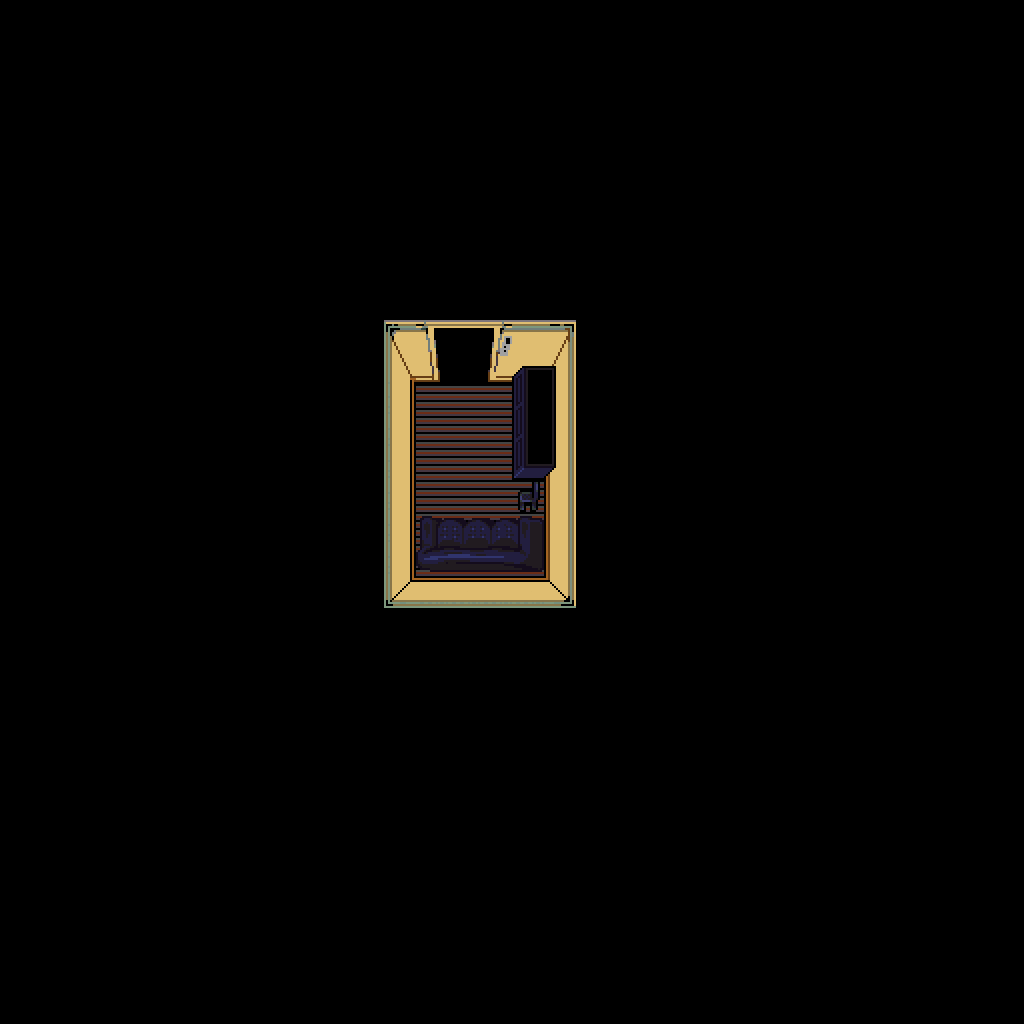

This is a level from a 2D game, rendered from its Tiled map with the project's own tilesets. A one-line summary and the complete map file follow:
An orthogonal 32x32 tile map with 32x32 px tiles, 2 tile layers (tiles, th), 2 tilesets and 8 objects (map3, sofa).

<map version="1.10" tiledversion="1.11.2" orientation="orthogonal" renderorder="left-up" width="32" height="32" tilewidth="32" tileheight="32" infinite="0" nextlayerid="6" nextobjectid="21">
 <tileset firstgid="1" source="Appartment_B.tsx" />
 <tileset firstgid="257" source="Appart.tsx" />
 <layer id="1" name="tiles" width="32" height="32">
  <data encoding="csv">
0,0,0,0,0,0,0,0,0,0,0,0,0,0,0,0,0,0,0,0,0,0,0,0,0,0,0,0,0,0,0,0,
0,0,0,0,0,0,0,0,0,0,0,0,0,0,0,0,0,0,0,0,0,0,0,0,0,0,0,0,0,0,0,0,
0,0,0,0,0,0,0,0,0,0,0,0,0,0,0,0,0,0,0,0,0,0,0,0,0,0,0,0,0,0,0,0,
0,0,0,0,0,0,0,0,0,0,0,0,0,0,0,0,0,0,0,0,0,0,0,0,0,0,0,0,0,0,0,0,
0,0,0,0,0,0,0,0,0,0,0,0,0,0,0,0,0,0,0,0,0,0,0,0,0,0,0,0,0,0,0,0,
0,0,0,0,0,0,0,0,0,0,0,0,0,0,0,0,0,0,0,0,0,0,0,0,0,0,0,0,0,0,0,0,
0,0,0,0,0,0,0,0,0,0,0,0,0,0,0,0,0,0,0,0,0,0,0,0,0,0,0,0,0,0,0,0,
0,0,0,0,0,0,0,0,0,0,0,0,0,0,0,0,0,0,0,0,0,0,0,0,0,0,0,0,0,0,0,0,
0,0,0,0,0,0,0,0,0,0,0,0,0,0,0,0,0,0,0,0,0,0,0,0,0,0,0,0,0,0,0,0,
0,0,0,0,0,0,0,0,0,0,0,0,0,0,0,0,0,0,0,0,0,0,0,0,0,0,0,0,0,0,0,0,
0,0,0,0,0,0,0,0,0,0,0,0,353,356,357,358,354,355,0,0,0,0,0,0,0,0,0,0,0,0,0,0,
0,0,0,0,0,0,0,0,0,0,0,0,361,364,365,366,362,363,0,0,0,0,0,0,0,0,0,0,0,0,0,0,
0,0,0,0,0,0,0,0,0,0,0,0,369,298,298,298,298,371,0,0,0,0,0,0,0,0,0,0,0,0,0,0,
0,0,0,0,0,0,0,0,0,0,0,0,369,298,298,298,298,371,0,0,0,0,0,0,0,0,0,0,0,0,0,0,
0,0,0,0,0,0,0,0,0,0,0,0,369,298,298,298,298,371,0,0,0,0,0,0,0,0,0,0,0,0,0,0,
0,0,0,0,0,0,0,0,0,0,0,0,369,298,298,298,298,371,0,0,0,0,0,0,0,0,0,0,0,0,0,0,
0,0,0,0,0,0,0,0,0,0,0,0,369,298,298,298,298,371,0,0,0,0,0,0,0,0,0,0,0,0,0,0,
0,0,0,0,0,0,0,0,0,0,0,0,369,298,298,298,298,371,0,0,0,0,0,0,0,0,0,0,0,0,0,0,
0,0,0,0,0,0,0,0,0,0,0,0,377,378,378,378,378,379,0,0,0,0,0,0,0,0,0,0,0,0,0,0,
0,0,0,0,0,0,0,0,0,0,0,0,0,0,0,0,0,0,0,0,0,0,0,0,0,0,0,0,0,0,0,0,
0,0,0,0,0,0,0,0,0,0,0,0,0,0,0,0,0,0,0,0,0,0,0,0,0,0,0,0,0,0,0,0,
0,0,0,0,0,0,0,0,0,0,0,0,0,0,0,0,0,0,0,0,0,0,0,0,0,0,0,0,0,0,0,0,
0,0,0,0,0,0,0,0,0,0,0,0,0,0,0,0,0,0,0,0,0,0,0,0,0,0,0,0,0,0,0,0,
0,0,0,0,0,0,0,0,0,0,0,0,0,0,0,0,0,0,0,0,0,0,0,0,0,0,0,0,0,0,0,0,
0,0,0,0,0,0,0,0,0,0,0,0,0,0,0,0,0,0,0,0,0,0,0,0,0,0,0,0,0,0,0,0,
0,0,0,0,0,0,0,0,0,0,0,0,0,0,0,0,0,0,0,0,0,0,0,0,0,0,0,0,0,0,0,0,
0,0,0,0,0,0,0,0,0,0,0,0,0,0,0,0,0,0,0,0,0,0,0,0,0,0,0,0,0,0,0,0,
0,0,0,0,0,0,0,0,0,0,0,0,0,0,0,0,0,0,0,0,0,0,0,0,0,0,0,0,0,0,0,0,
0,0,0,0,0,0,0,0,0,0,0,0,0,0,0,0,0,0,0,0,0,0,0,0,0,0,0,0,0,0,0,0,
0,0,0,0,0,0,0,0,0,0,0,0,0,0,0,0,0,0,0,0,0,0,0,0,0,0,0,0,0,0,0,0,
0,0,0,0,0,0,0,0,0,0,0,0,0,0,0,0,0,0,0,0,0,0,0,0,0,0,0,0,0,0,0,0,
0,0,0,0,0,0,0,0,0,0,0,0,0,0,0,0,0,0,0,0,0,0,0,0,0,0,0,0,0,0,0,0
</data>
 </layer>
 <layer id="5" name="th" width="32" height="32">
  <data encoding="csv">
0,0,0,0,0,0,0,0,0,0,0,0,0,0,0,0,0,0,0,0,0,0,0,0,0,0,0,0,0,0,0,0,
0,0,0,0,0,0,0,0,0,0,0,0,0,0,0,0,0,0,0,0,0,0,0,0,0,0,0,0,0,0,0,0,
0,0,0,0,0,0,0,0,0,0,0,0,0,0,0,0,0,0,0,0,0,0,0,0,0,0,0,0,0,0,0,0,
0,0,0,0,0,0,0,0,0,0,0,0,0,0,0,0,0,0,0,0,0,0,0,0,0,0,0,0,0,0,0,0,
0,0,0,0,0,0,0,0,0,0,0,0,0,0,0,0,0,0,0,0,0,0,0,0,0,0,0,0,0,0,0,0,
0,0,0,0,0,0,0,0,0,0,0,0,0,0,0,0,0,0,0,0,0,0,0,0,0,0,0,0,0,0,0,0,
0,0,0,0,0,0,0,0,0,0,0,0,0,0,0,0,0,0,0,0,0,0,0,0,0,0,0,0,0,0,0,0,
0,0,0,0,0,0,0,0,0,0,0,0,0,0,0,0,0,0,0,0,0,0,0,0,0,0,0,0,0,0,0,0,
0,0,0,0,0,0,0,0,0,0,0,0,0,0,0,0,0,0,0,0,0,0,0,0,0,0,0,0,0,0,0,0,
0,0,0,0,0,0,0,0,0,0,0,0,0,0,0,0,0,0,0,0,0,0,0,0,0,0,0,0,0,0,0,0,
0,0,0,0,0,0,0,0,0,0,0,0,0,0,0,0,0,0,0,0,0,0,0,0,0,0,0,0,0,0,0,0,
0,0,0,0,0,0,0,0,0,0,0,0,0,0,0,0,93,94,0,0,0,0,0,0,0,0,0,0,0,0,0,0,
0,0,0,0,0,0,0,0,0,0,0,0,0,0,0,0,95,96,0,0,0,0,0,0,0,0,0,0,0,0,0,0,
0,0,0,0,0,0,0,0,0,0,0,0,0,0,0,0,95,96,0,0,0,0,0,0,0,0,0,0,0,0,0,0,
0,0,0,0,0,0,0,0,0,0,0,0,0,0,0,0,111,112,0,0,0,0,0,0,0,0,0,0,0,0,0,0,
0,0,0,0,0,0,0,0,0,0,0,0,0,0,0,0,88,0,0,0,0,0,0,0,0,0,0,0,0,0,0,0,
0,0,0,0,0,0,0,0,0,0,0,0,0,1610612872,1610612888,1610612904,1610612920,0,0,0,0,0,0,0,0,0,0,0,0,0,0,0,
0,0,0,0,0,0,0,0,0,0,0,0,0,1610612871,1610612887,1610612903,1610612919,0,0,0,0,0,0,0,0,0,0,0,0,0,0,0,
0,0,0,0,0,0,0,0,0,0,0,0,0,0,0,0,0,0,0,0,0,0,0,0,0,0,0,0,0,0,0,0,
0,0,0,0,0,0,0,0,0,0,0,0,0,0,0,0,0,0,0,0,0,0,0,0,0,0,0,0,0,0,0,0,
0,0,0,0,0,0,0,0,0,0,0,0,0,0,0,0,0,0,0,0,0,0,0,0,0,0,0,0,0,0,0,0,
0,0,0,0,0,0,0,0,0,0,0,0,0,0,0,0,0,0,0,0,0,0,0,0,0,0,0,0,0,0,0,0,
0,0,0,0,0,0,0,0,0,0,0,0,0,0,0,0,0,0,0,0,0,0,0,0,0,0,0,0,0,0,0,0,
0,0,0,0,0,0,0,0,0,0,0,0,0,0,0,0,0,0,0,0,0,0,0,0,0,0,0,0,0,0,0,0,
0,0,0,0,0,0,0,0,0,0,0,0,0,0,0,0,0,0,0,0,0,0,0,0,0,0,0,0,0,0,0,0,
0,0,0,0,0,0,0,0,0,0,0,0,0,0,0,0,0,0,0,0,0,0,0,0,0,0,0,0,0,0,0,0,
0,0,0,0,0,0,0,0,0,0,0,0,0,0,0,0,0,0,0,0,0,0,0,0,0,0,0,0,0,0,0,0,
0,0,0,0,0,0,0,0,0,0,0,0,0,0,0,0,0,0,0,0,0,0,0,0,0,0,0,0,0,0,0,0,
0,0,0,0,0,0,0,0,0,0,0,0,0,0,0,0,0,0,0,0,0,0,0,0,0,0,0,0,0,0,0,0,
0,0,0,0,0,0,0,0,0,0,0,0,0,0,0,0,0,0,0,0,0,0,0,0,0,0,0,0,0,0,0,0,
0,0,0,0,0,0,0,0,0,0,0,0,0,0,0,0,0,0,0,0,0,0,0,0,0,0,0,0,0,0,0,0,
0,0,0,0,0,0,0,0,0,0,0,0,0,0,0,0,0,0,0,0,0,0,0,0,0,0,0,0,0,0,0,0
</data>
 </layer>
 <objectgroup id="2" name="coll">
  <object id="2" x="551.333" y="358.167" width="13.5" height="236" />
  <object id="3" x="421" y="358" width="109.667" height="14" />
  <object id="4" x="394" y="359.5" width="12.5" height="237.5" />
  <object id="16" x="427.333" y="584" width="106.667" height="12.6667" />
  <object id="17" x="521.333" y="390" width="19.3333" height="112" />
  <object id="19" x="433.333" y="526.667" width="100" height="34" />
 </objectgroup>
 <objectgroup id="3" name="trigg">
  <object id="6" name="map3" x="451" y="388" width="25.5" height="23" />
  <object id="20" name="sofa" x="488" y="490" width="20" height="16" />
 </objectgroup>
</map>
